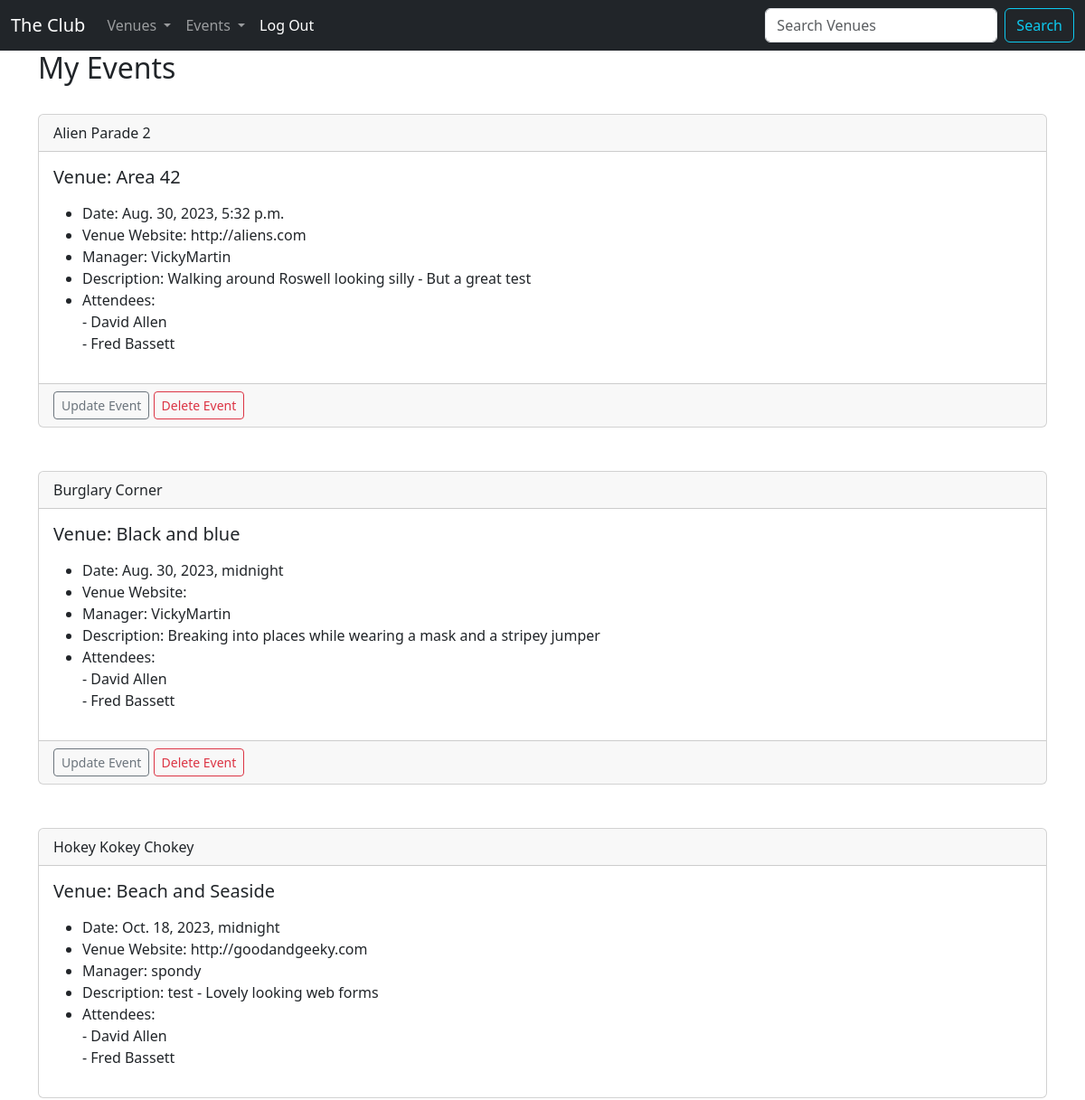
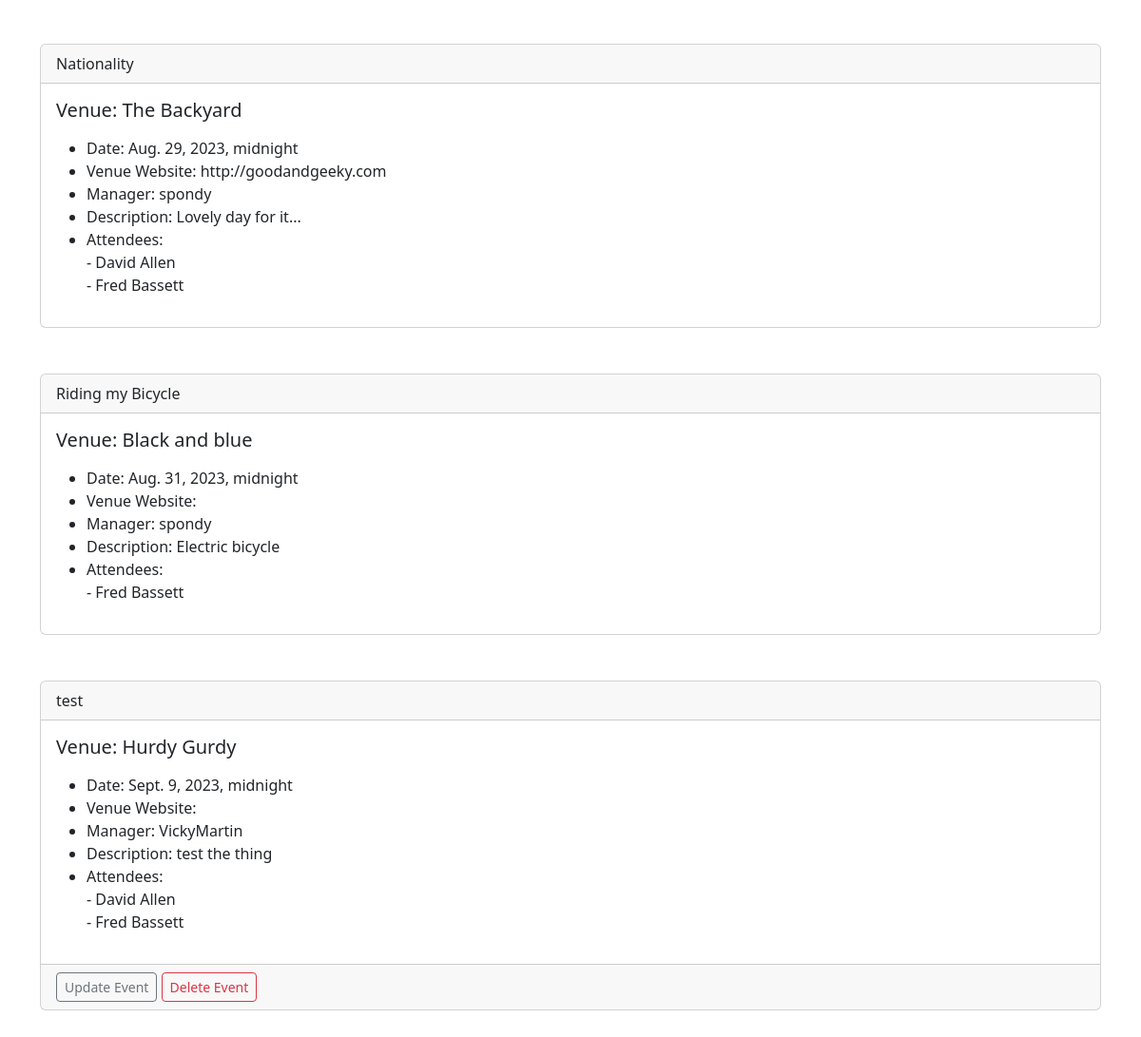
/my_events (signed in), run on the app's committed database (2 pictures, top to bottom).
### events/models.py (models this page shows, shortened)
class Event(models.Model):
    name = models.CharField("Event Name", max_length=120)
    event_date = models.DateTimeField("Event Date")
    venue = models.ForeignKey(Venue, blank=True, null=True, on_delete=models.CASCADE)
    manager = models.ForeignKey(User, blank=True, null=True, on_delete=models.SET_NULL)
    description = models.TextField(blank=True)
    attendees = models.ManyToManyField(MyClubUser, blank=True)
    approved = models.BooleanField("Approved", default=False)
    def __str__(self):
        return self.name

class Venue(models.Model):
    name = models.CharField("Venue Name", max_length=120)
    address = models.CharField(max_length=300)
    zip_code = models.CharField("Zip Code", max_length=15)
    phone = models.CharField("Contact Phone", max_length=25, blank=True)
    web = models.URLField("Website Address", blank=True)
    email_address = models.EmailField("Email Address", blank=True)
    owner = models.IntegerField("Venue Owner", blank=False, default=1)
    venue_image = models.ImageField(null=True, blank=True, upload_to="images/")
    def __str__(self):
        return self.name

class MyClubUser(models.Model):
    first_name = models.CharField(max_length=30)
    last_name = models.CharField(max_length=30)
    email = models.EmailField("User Email")
    def __str__(self):
        return self.first_name + " " + self.last_name

### events/views.py (the view)
# urls.py: path("my_events", views.my_events, name="my-events"),
def my_events(request):
    if request.user.is_authenticated:
        me = request.user.id
        events = Event.objects.filter(attendees=me).order_by("name")
        return render(request, "events/my_events.html", {"events": events})
    else:
        messages.success(request, ("You can't do that"))
        return redirect("home")

### events/templates/events/my_events.html
{% extends 'events/base.html' %}
{% block content %}
	<h2>My Events</h2>
	<br/>
	{% for event in events %}
<div class="card">
  <div class="card-header">
    {{ event }}
  </div>
  <div class="card-body">
    <h5 class="card-title">Venue: {{ event.venue }}</h5>
    <p class="card-text">
    	<ul>
        <li>Date: {{ event.event_date }}</li>
        <li>Venue Website: {{ event.venue.web }}</li>
        <li>Manager: {{ event.manager }}</li>
        <li>Description: {{ event.description }}</li>
        <li>Attendees:<br/>
          {% for user in event.attendees.all %}
         - {{ user }}<br/>
          {% endfor %}
          </li>
      </ul>
    </p>
  </div>
  {% if user.is_authenticated %}
    {% if user == event.manager %}
      <div class="card-footer text-muted">
        <a href="{% url 'update-event' event.id %}" class="btn btn-outline-secondary btn-sm">Update Event</a>
        <a href="{% url 'delete-event' event.id %}" class="btn btn-outline-danger btn-sm">Delete Event</a>
      </div>
    {% endif %}
  {% endif %}
</div>
	<br/><br/>
	{% endfor %}
{% endblock %}

### data on the page
Event: name "Alien Parade 2", venue "Area 42", event_date "Aug. 30, 2023, 5:32 p.m.", venue.web "http://aliens.com", manager "VickyMartin", description "Walking around Roswell looking silly - But a great test", shows "Update Event"
MyClubUser: first_name+last_name "David Allen"
MyClubUser: first_name+last_name "Fred Bassett"
Event: name "Burglary Corner", venue "Black and blue", event_date "Aug. 30, 2023, midnight", manager "VickyMartin", description "Breaking into places while wearing a mask and a stripey jumper", shows "Update Event"
Event: name "Hokey Kokey Chokey", venue "Beach and Seaside", event_date "Oct. 18, 2023, midnight", venue.web "http://goodandgeeky.com", manager "spondy", description "test - Lovely looking web forms"
Event: name "Nationality", venue "The Backyard", event_date "Aug. 29, 2023, midnight", venue.web "http://goodandgeeky.com", manager "spondy", description "Lovely day for it..."
Event: name "Riding my Bicycle", venue "Black and blue", event_date "Aug. 31, 2023, midnight", manager "spondy", description "Electric bicycle"
Event: name "test", venue "Hurdy Gurdy", event_date "Sept. 9, 2023, midnight", manager "VickyMartin", description "test the thing", shows "Update Event"
